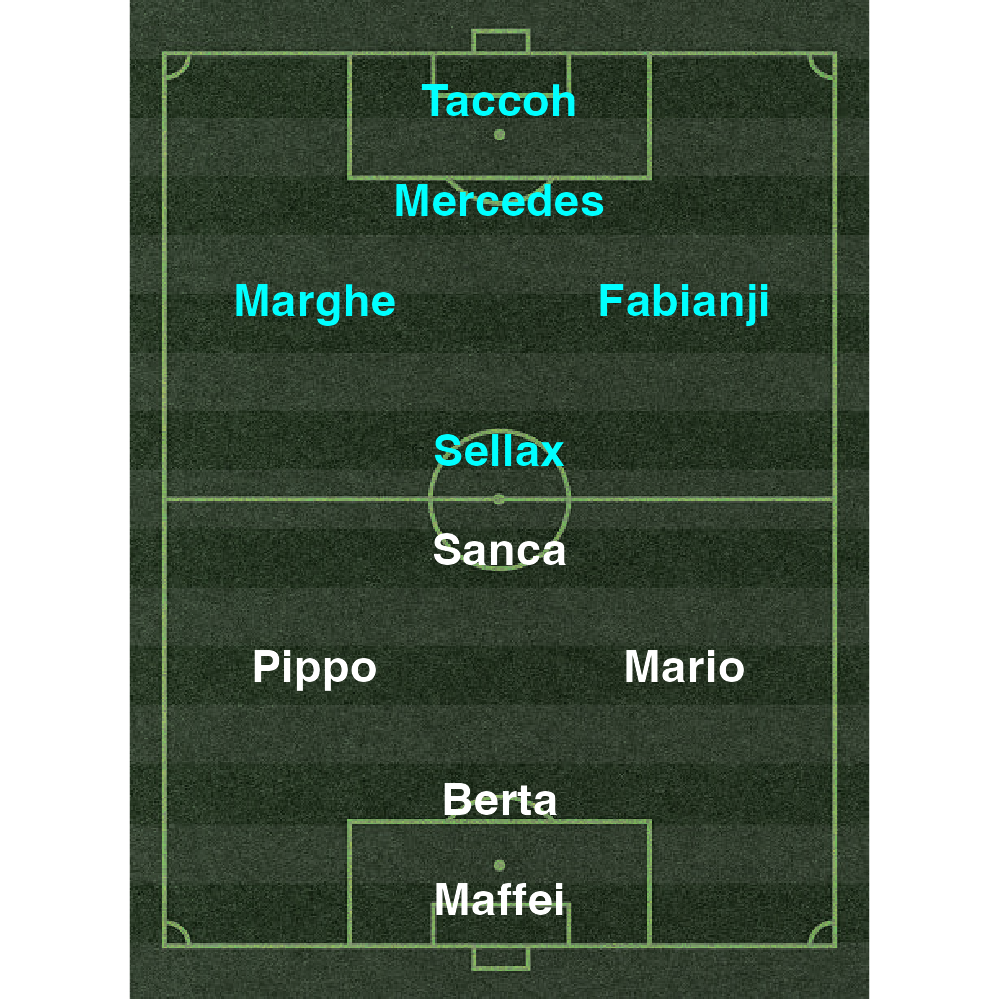

Source code (R):
library(magick)
library(ggplot2)
library(dplyr)

formazione <- readxl::read_xlsx("formazione.xlsx")
formazione$id <- paste0(formazione$team, formazione$player)
pitch <- image_read("pitch.jpg")
pitch <- image_modulate(pitch, brightness = 60, saturation = 40)
gg_pitch <- magick::image_ggplot(pitch)

info <- image_info(pitch)
width <- info$width
height <- info$height
center <- c(width/2, height/2)

pos1 <- data.frame(
  player = 1:5,
  team = 1,
  x = c(width/2, width/2, width/4, width/4 * 3, width/2),
  y = c(height/10, height/5, height/3, height/3, height/2 - height * 0.05)
)

pos2 <- data.frame(
  player = 1:5,
  team = 2,
  x = c(width/2, width/2, width/4, width/4 * 3, width/2),
  y = c(height * 0.9, height * 0.8, height * 0.7, height * 0.7, height/2 + height * 0.05)
)

pos <- rbind(pos1, pos2)
pos$id <- paste0(pos$team, pos$player)
pos <- dplyr::left_join(pos, select(formazione, id, name), by = "id")

gg_pitch <- gg_pitch +
  geom_text(data = pos, 
            aes(x = x, y = y, label = name, color = factor(team)), 
            fontface = "bold",
          show.legend = FALSE) +
  scale_color_manual(values = c("white", "cyan"))

ggsave("formazione.png", gg_pitch)

